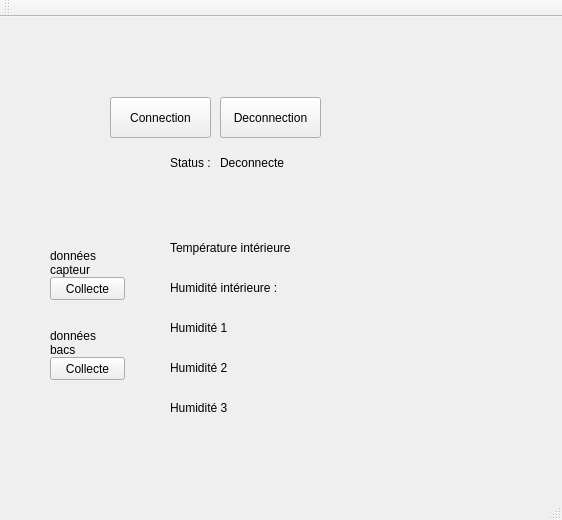
<?xml version="1.0" encoding="UTF-8"?>
<ui version="4.0">
 <class>CapteursClass</class>
 <widget class="QMainWindow" name="CapteursClass">
  <property name="geometry">
   <rect>
    <x>0</x>
    <y>0</y>
    <width>562</width>
    <height>520</height>
   </rect>
  </property>
  <property name="windowTitle">
   <string>Capteurs</string>
  </property>
  <widget class="QWidget" name="centralWidget">
   <widget class="QPushButton" name="btnConnect">
    <property name="geometry">
     <rect>
      <x>110</x>
      <y>80</y>
      <width>101</width>
      <height>41</height>
     </rect>
    </property>
    <property name="text">
     <string>Connection</string>
    </property>
   </widget>
   <widget class="QLabel" name="nlblConnect">
    <property name="geometry">
     <rect>
      <x>170</x>
      <y>130</y>
      <width>41</width>
      <height>31</height>
     </rect>
    </property>
    <property name="text">
     <string>Status :</string>
    </property>
   </widget>
   <widget class="QLabel" name="nlblDonnees">
    <property name="geometry">
     <rect>
      <x>50</x>
      <y>230</y>
      <width>81</width>
      <height>31</height>
     </rect>
    </property>
    <property name="text">
     <string>données capteur</string>
    </property>
    <property name="wordWrap">
     <bool>true</bool>
    </property>
   </widget>
   <widget class="QLabel" name="lblConnect">
    <property name="geometry">
     <rect>
      <x>220</x>
      <y>130</y>
      <width>101</width>
      <height>31</height>
     </rect>
    </property>
    <property name="text">
     <string>Deconnecte</string>
    </property>
   </widget>
   <widget class="QPushButton" name="btnDConnect">
    <property name="geometry">
     <rect>
      <x>220</x>
      <y>80</y>
      <width>101</width>
      <height>41</height>
     </rect>
    </property>
    <property name="text">
     <string>Deconnection</string>
    </property>
   </widget>
   <widget class="QPushButton" name="btnDonnees">
    <property name="geometry">
     <rect>
      <x>50</x>
      <y>260</y>
      <width>75</width>
      <height>23</height>
     </rect>
    </property>
    <property name="text">
     <string>Collecte</string>
    </property>
   </widget>
   <widget class="QLabel" name="nlblTemp">
    <property name="geometry">
     <rect>
      <x>170</x>
      <y>220</y>
      <width>121</width>
      <height>21</height>
     </rect>
    </property>
    <property name="text">
     <string>Température intérieure :</string>
    </property>
   </widget>
   <widget class="QLabel" name="lblTemp">
    <property name="geometry">
     <rect>
      <x>290</x>
      <y>220</y>
      <width>151</width>
      <height>21</height>
     </rect>
    </property>
    <property name="text">
     <string/>
    </property>
   </widget>
   <widget class="QLabel" name="nlblHumid">
    <property name="geometry">
     <rect>
      <x>170</x>
      <y>260</y>
      <width>111</width>
      <height>21</height>
     </rect>
    </property>
    <property name="text">
     <string>Humidité intérieure :</string>
    </property>
   </widget>
   <widget class="QLabel" name="lblHumid">
    <property name="geometry">
     <rect>
      <x>270</x>
      <y>260</y>
      <width>151</width>
      <height>21</height>
     </rect>
    </property>
    <property name="text">
     <string/>
    </property>
   </widget>
   <widget class="QPushButton" name="btnDonnees_2">
    <property name="geometry">
     <rect>
      <x>50</x>
      <y>340</y>
      <width>75</width>
      <height>23</height>
     </rect>
    </property>
    <property name="text">
     <string>Collecte</string>
    </property>
   </widget>
   <widget class="QLabel" name="nlblHumid_2">
    <property name="geometry">
     <rect>
      <x>170</x>
      <y>300</y>
      <width>61</width>
      <height>21</height>
     </rect>
    </property>
    <property name="text">
     <string>Humidité 1 :</string>
    </property>
   </widget>
   <widget class="QLabel" name="lblHumid_2">
    <property name="geometry">
     <rect>
      <x>230</x>
      <y>300</y>
      <width>171</width>
      <height>21</height>
     </rect>
    </property>
    <property name="text">
     <string/>
    </property>
   </widget>
   <widget class="QLabel" name="nlblHumid_3">
    <property name="geometry">
     <rect>
      <x>170</x>
      <y>340</y>
      <width>61</width>
      <height>21</height>
     </rect>
    </property>
    <property name="text">
     <string>Humidité 2 :</string>
    </property>
   </widget>
   <widget class="QLabel" name="lblHumid_3">
    <property name="geometry">
     <rect>
      <x>230</x>
      <y>340</y>
      <width>171</width>
      <height>21</height>
     </rect>
    </property>
    <property name="text">
     <string/>
    </property>
   </widget>
   <widget class="QLabel" name="nlblHumid_4">
    <property name="geometry">
     <rect>
      <x>170</x>
      <y>380</y>
      <width>61</width>
      <height>21</height>
     </rect>
    </property>
    <property name="text">
     <string>Humidité 3 :</string>
    </property>
   </widget>
   <widget class="QLabel" name="lblHumid_4">
    <property name="geometry">
     <rect>
      <x>230</x>
      <y>380</y>
      <width>171</width>
      <height>21</height>
     </rect>
    </property>
    <property name="text">
     <string/>
    </property>
   </widget>
   <widget class="QLabel" name="nlblDonnees_2">
    <property name="geometry">
     <rect>
      <x>50</x>
      <y>310</y>
      <width>71</width>
      <height>31</height>
     </rect>
    </property>
    <property name="text">
     <string>données bacs</string>
    </property>
    <property name="wordWrap">
     <bool>true</bool>
    </property>
   </widget>
   <widget class="QLabel" name="lblError">
    <property name="geometry">
     <rect>
      <x>100</x>
      <y>170</y>
      <width>241</width>
      <height>31</height>
     </rect>
    </property>
    <property name="text">
     <string/>
    </property>
   </widget>
  </widget>
  <widget class="QMenuBar" name="menuBar">
   <property name="geometry">
    <rect>
     <x>0</x>
     <y>0</y>
     <width>562</width>
     <height>21</height>
    </rect>
   </property>
  </widget>
  <widget class="QToolBar" name="mainToolBar">
   <attribute name="toolBarArea">
    <enum>TopToolBarArea</enum>
   </attribute>
   <attribute name="toolBarBreak">
    <bool>false</bool>
   </attribute>
  </widget>
  <widget class="QStatusBar" name="statusBar"/>
 </widget>
 <layoutdefault spacing="6" margin="11"/>
 <resources>
  <include location="Capteurs.qrc"/>
 </resources>
 <connections>
  <connection>
   <sender>btnDConnect</sender>
   <signal>clicked()</signal>
   <receiver>CapteursClass</receiver>
   <slot>onDisconnectButtonClicked()</slot>
   <hints>
    <hint type="sourcelabel">
     <x>399</x>
     <y>140</y>
    </hint>
    <hint type="destinationlabel">
     <x>461</x>
     <y>146</y>
    </hint>
   </hints>
  </connection>
  <connection>
   <sender>btnConnect</sender>
   <signal>clicked()</signal>
   <receiver>CapteursClass</receiver>
   <slot>onConnectButtonClicked()</slot>
   <hints>
    <hint type="sourcelabel">
     <x>221</x>
     <y>138</y>
    </hint>
    <hint type="destinationlabel">
     <x>134</x>
     <y>136</y>
    </hint>
   </hints>
  </connection>
  <connection>
   <sender>btnDonnees</sender>
   <signal>clicked()</signal>
   <receiver>CapteursClass</receiver>
   <slot>DonneesSensor()</slot>
   <hints>
    <hint type="sourcelabel">
     <x>118</x>
     <y>305</y>
    </hint>
    <hint type="destinationlabel">
     <x>68</x>
     <y>324</y>
    </hint>
   </hints>
  </connection>
  <connection>
   <sender>btnDonnees_2</sender>
   <signal>clicked()</signal>
   <receiver>CapteursClass</receiver>
   <slot>DonneesCapteurs()</slot>
   <hints>
    <hint type="sourcelabel">
     <x>119</x>
     <y>384</y>
    </hint>
    <hint type="destinationlabel">
     <x>64</x>
     <y>410</y>
    </hint>
   </hints>
  </connection>
 </connections>
 <slots>
  <slot>onConnectButtonClicked()</slot>
  <slot>onDisconnectButtonClicked()</slot>
  <slot>DonneesSensor()</slot>
  <slot>DonneesCapteurs()</slot>
 </slots>
</ui>
